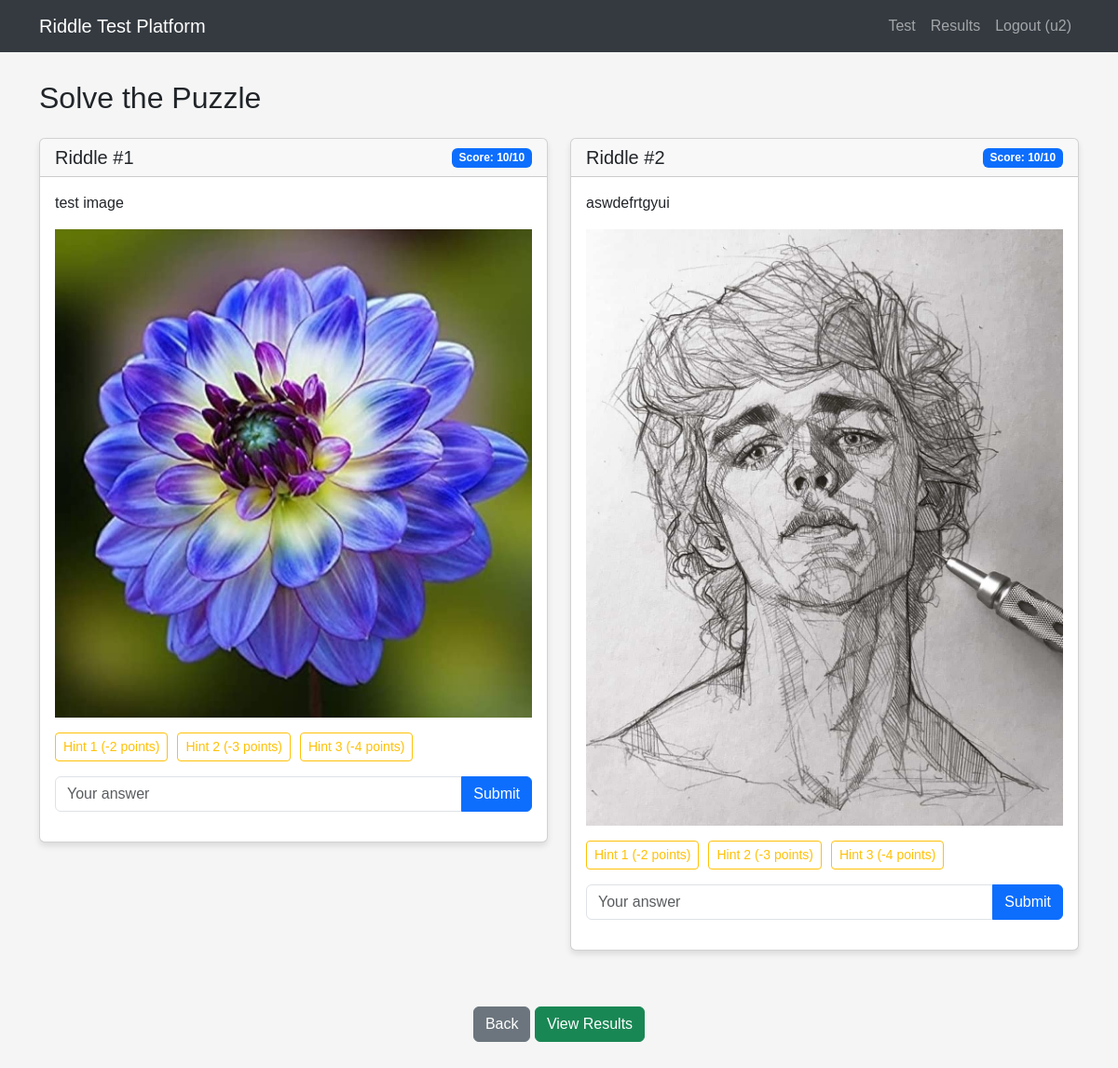
/test_with_images (signed in), run on an earlier commit of the app's database.
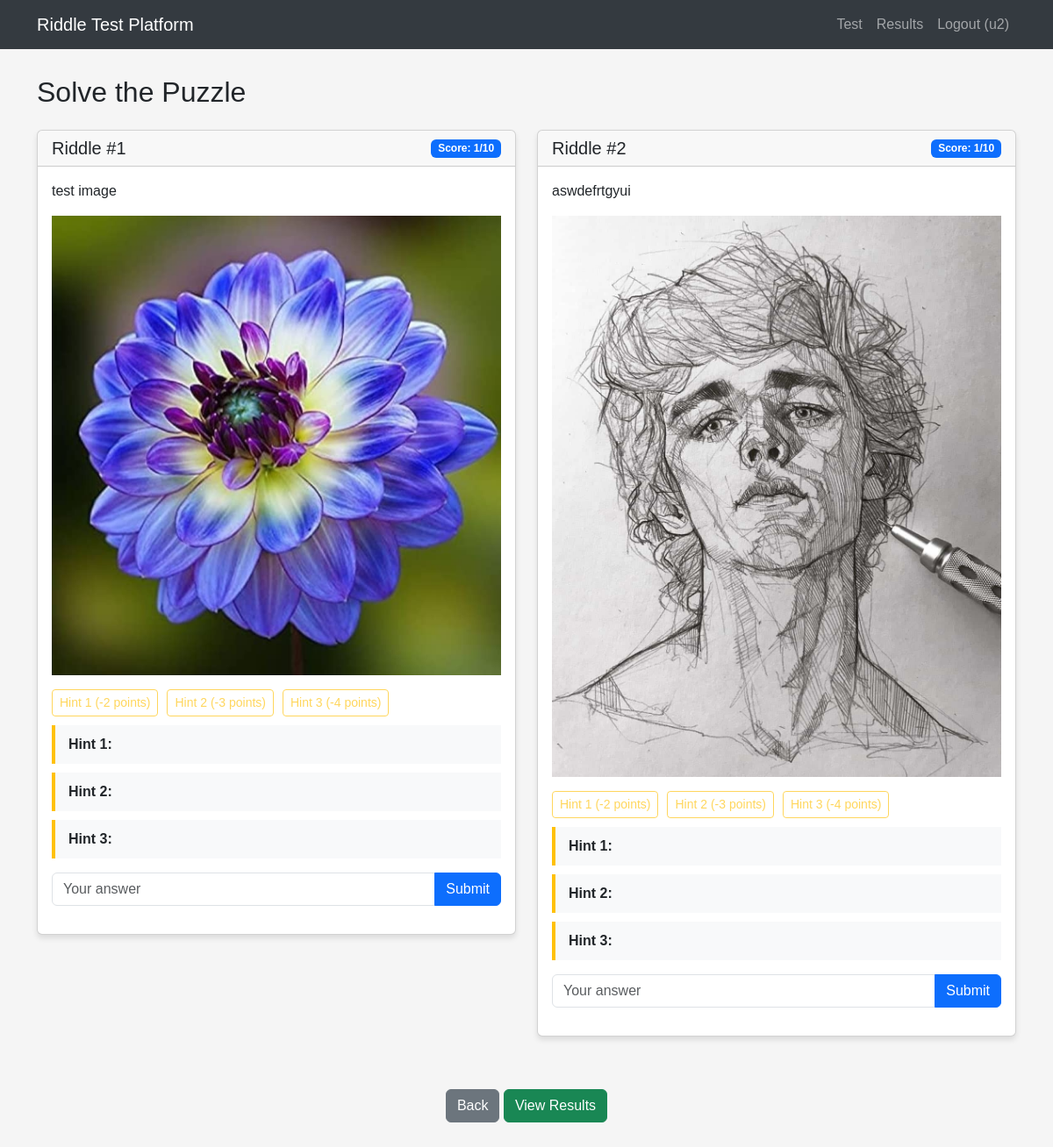
And on a later commit of the database.
### tables this page shows
CREATE TABLE user_progress (
            id INTEGER PRIMARY KEY AUTOINCREMENT,
            user_id INTEGER NOT NULL,
            riddle_id INTEGER NOT NULL,
            score INTEGER DEFAULT 10,
            completed INTEGER DEFAULT 0,
            hint1_used INTEGER DEFAULT 0,
            hint2_used INTEGER DEFAULT 0,
            hint3_used INTEGER DEFAULT 0,
            answer_attempt TEXT,
            completion_time TIMESTAMP, warnings INTEGER DEFAULT 0,
            FOREIGN KEY (user_id) REFERENCES users (id),
            FOREIGN KEY (riddle_id) REFERENCES riddles (id),
            UNIQUE(user_id, riddle_id)
        );

CREATE TABLE riddles (
            id INTEGER PRIMARY KEY AUTOINCREMENT,
            question TEXT NOT NULL,
            answer TEXT NOT NULL,
            hint1 TEXT NOT NULL,
            hint2 TEXT NOT NULL,
            hint3 TEXT NOT NULL
        , image TEXT);

### app.py (the view)
@app.route('/test_with_images')
def test_with_images():
    if 'user_id' not in session:
        flash('Please log in to take the test.')
        return redirect(url_for('login'))
    if has_completed_test(session['user_id']):
        flash('You have already completed this test. You cannot take it again.')
        return redirect(url_for('results'))
    conn = sqlite3.connect('riddle_test.db')
    c = conn.cursor()
    c.execute("SELECT COUNT(*) FROM user_progress WHERE user_id = ? AND answer_attempt = 'FLAGGED-TAB-SWITCHING'", (session['user_id'],))
    if c.fetchone()[0] > 0:
        conn.close()
        flash('You have been flagged for tab switching.')
        return redirect(url_for('results'))
    c.execute('''
        SELECT r.id, r.question, r.image, up.score, up.completed, up.hint1_used, up.hint2_used, up.hint3_used
        FROM riddles r
        LEFT JOIN user_progress up ON r.id = up.riddle_id AND up.user_id = ?
        WHERE r.image IS NOT NULL AND r.image != ''
        ORDER BY r.id
    ''', (session['user_id'],))
    riddles = c.fetchall()
    conn.close()
    riddles_with_images = [
        {'id': r[0], 'question': r[1], 'image': r[2], 'score': r[3] or 10, 'completed': r[4] or 0,
         'hint1_used': r[5] or 0, 'hint2_used': r[6] or 0, 'hint3_used': r[7] or 0} for r in riddles
    ]
    return render_template('test_images.html', riddles_with_images=riddles_with_images)

### app.py (called while the page is built)
def has_completed_test(user_id):
    conn = sqlite3.connect('riddle_test.db')
    c = conn.cursor()
    c.execute("SELECT test_completed FROM users WHERE id = ?", (user_id,))
    test_completed = c.fetchone()
    conn.close()
    return test_completed and test_completed[0] == 1  # Returns True if test_completed is 1

### templates/test_images.html (shortened to what this page needs)
{% extends 'base.html' %} {% block content %}
<h2 class="mb-4">Solve the Puzzle</h2>
<div class="row riddle-container">
  {% for riddle in riddles_with_images %}
  <div class="col-md-6 mb-4">
    <div class="card riddle-card" id="riddle-{{ riddle.id }}">
      <div
        class="card-header d-flex justify-content-between align-items-center"
      >
        <h5 class="mb-0">Riddle #{{ loop.index }}</h5>
        <span
          class="badge {% if riddle.completed %}bg-success{% else %}bg-primary{% endif %}"
        >
          {% if riddle.completed %}Completed{% else %}Score:
          <span class="riddle-score">{{ riddle.score }}</span>/10{% endif %}
        </span>
      </div>
      <div class="card-body">
        <p class="riddle-question">
          {{ riddle.question }} {% if riddle.image %}
          <img
            src="{{ url_for('static', filename='uploads/' + riddle.image) }}"
            class="riddle-image img-fluid mt-3"
            alt="Riddle Image"
          />
          {% endif %}
        </p>
        <div
          class="hints-container mb-3"
        >
          <div class="d-flex mb-2">
            <button
              class="btn btn-outline-warning btn-sm hint-btn"
              data-riddle-id="{{ riddle.id }}"
              data-hint-num="1"
              {%
              if
              riddle.hint1_used
              or
              riddle.completed
              %}disabled{%
              endif
              %}
            >
              Hint 1 (-2 points)
            </button>
            <button
              class="btn btn-outline-warning btn-sm hint-btn"
              data-riddle-id="{{ riddle.id }}"
              data-hint-num="2"
              {%
              if
              riddle.hint2_used
              or
              riddle.completed
              %}disabled{%
              endif
              %}
            >
              Hint 2 (-3 points)
            </button>
            <button
              class="btn btn-outline-warning btn-sm hint-btn"
              data-riddle-id="{{ riddle.id }}"
              data-hint-num="3"
              {%
              if
              riddle.hint3_used
              or
              riddle.completed
              %}disabled{%
              endif
              %}
            >
              Hint 3 (-4 points)
            </button>
          </div>
          <div class="hint-display" id="hint-display-{{ riddle.id }}">
            {% if riddle.hint1_used %}
            <div class="hint-box">
              <strong>Hint 1:</strong> <span id="hint1-{{ riddle.id }}"></span>
            </div>
            {% endif %} {% if riddle.hint2_used %}
            <div class="hint-box">
              <strong>Hint 2:</strong> <span id="hint2-{{ riddle.id }}"></span>
            </div>
            {% endif %} {% if riddle.hint3_used %}
            <div class="hint-box">
              <strong>Hint 3:</strong> <span id="hint3-{{ riddle.id }}"></span>
            </div>
            {% endif %}
          </div>
        </div>
        <div
          class="answer-container"
        >
          <div class="input-group mb-3">
            <input
              type="text"
              class="form-control answer-input"
              placeholder="Your answer"
            />
            <button
              class="btn btn-primary submit-btn"
              data-riddle-id="{{ riddle.id }}"
            >
              Submit
            </button>
          </div>
        </div>
      </div>
    </div>
  </div>
  {% endfor %}
</div>
<div class="row">
  <div class="col-12 text-center mt-3">
    <a
      href="{{ url_for('test_without_images') }}"
      class="btn btn-secondary mr-2"
      >Back</a
    >
    <a href="{{ url_for('results') }}" class="btn btn-success">View Results</a>
  </div>
</div>
{% endblock %}

### templates/base.html (shortened to what this page needs)
<!DOCTYPE html>
<html lang="en">
  <head>
    <link
      href="https://cdn.jsdelivr.net/npm/bootstrap@5.3.0-alpha1/dist/css/bootstrap.min.css"
      rel="stylesheet"
    />
  </head>
  <body>
    <nav class="navbar navbar-expand-lg navbar-dark">
      <div class="container">
        <a class="navbar-brand" href="/">Riddle Test Platform</a>
        <div class="collapse navbar-collapse" id="navbarNav">
          <ul class="navbar-nav ms-auto">
            {% if session.get('user_id') %} {% if session.get('is_admin') %}
            <li class="nav-item">
              <a class="nav-link" href="{{ url_for('admin_dashboard') }}"
                >Admin Dashboard</a
              >
            </li>
            {% else %}
            <li class="nav-item">
              <a class="nav-link" href="{{ url_for('test') }}">Test</a>
            </li>
            <li class="nav-item">
              <a class="nav-link" href="{{ url_for('results') }}">Results</a>
            </li>
            {% endif %}
            <li class="nav-item">
              <a class="nav-link" href="{{ url_for('logout') }}"
                >Logout ({{ session.get('username') }})</a
              >
            </li>
            {% endif %}
          </ul>
        </div>
      </div>
    </nav>
    <div class="container">
       {% block content %}{% endblock %}
    </div>
  </body>
</html>

### templates/base.html (style rules this page uses)
body { font-family: "Arial", sans-serif; background-color: #f5f5f5; padding-bottom: 50px; }
.navbar { background-color: #343a40; margin-bottom: 30px; }
.card { margin-bottom: 20px; box-shadow: 0 4px 6px rgba(0, 0, 0, 0.1); }
.hint-btn { margin-right: 10px; }
.riddle-card .card-body { min-height: 200px; }
.hint-box { background-color: #f8f9fa; border-left: 4px solid #ffc107; padding: 10px 15px; margin: 10px 0; }

What changed in the data, as far as the page shows it:
changed user_progress "test image": score "10" → "1"; now shows "Hint 1:"; now shows "Hint 2:"; now shows "Hint 3:"
changed user_progress "aswdefrtgyui": score "10" → "1"; now shows "Hint 1:"; now shows "Hint 2:"; now shows "Hint 3:"
